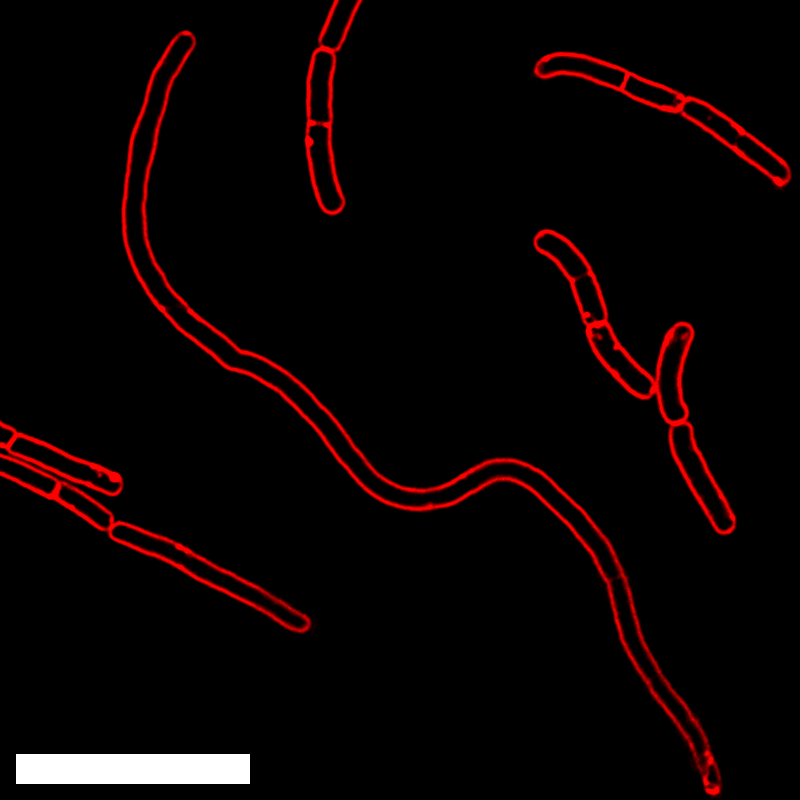
#> input picture Figure2/Color_images/004_Lb_Priestia_megaterium_QMB1551_13.png, 800 x 800 px, given in place of 004_Lb_Priestia_megaterium_QMB1551_13.tif, which was not available
$ jupyter execute --allow-errors FigS15_measurements.ipynb   (shell and % lines are left out)   (text cells are left out)
#> lines starting #> are read from the running program, lines starting #| are printed output that depends on the picture; pictures that were not available may be replaced by others from this repository, and a replacement may not be noted
[cell 1]
# Array and data functions
import numpy as np
from glob import glob
import pandas as pd

# Plotting
from matplotlib import pyplot as plt
import matplotlib as mpl
import matplotlib.patches as patches
import seaborn as sns

# Measuring
from skimage import io
from skimage.morphology import binary_erosion, binary_dilation, skeletonize, medial_axis
from scipy.ndimage import distance_transform_edt, binary_fill_holes
from MEDUSSA.measure import SkeletonMeasure, SizeDataFrame, SingleCellLister

from scipy.stats import mode, f_oneway, levene, kruskal

from tqdm import tqdm

import warnings
warnings.filterwarnings('ignore')

[cell 2]
# [78 lines left out: function SizeDataFrameMedax, not called in this run]

[cell 3]
### Skeleton vs medial axis

cell = (io.imread('/Users/reyesmatte/Desktop/MEDUSSA_paper/FigS15/004_Lb_Priestia_megaterium_QMB1551_13.tif'))[700:1500,250:1000]
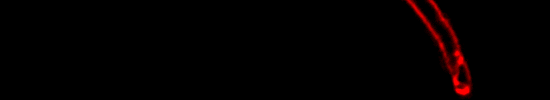
#> cell: shape (100, 550, 3); mean R, G, B 3.8, 0, 0

mask = (io.imread('/Users/reyesmatte/Desktop/MEDUSSA_paper/FigS15/004_Lb_Priestia_megaterium_QMB1551_13_Labels.tif') == 33)[700:1500,250:1000]
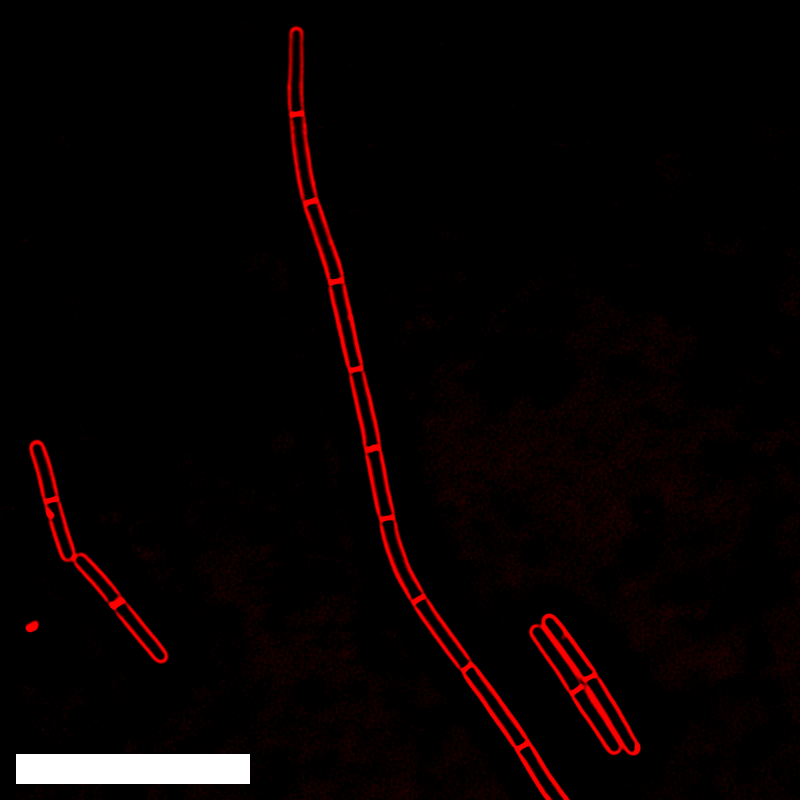
#> input picture Figure2/Color_images/001_BsubtilismVenus_004.png, 800 x 800 px, given in place of 004_Lb_Priestia_megaterium_QMB1551_13_Labels.tif, which was not available

img_ = binary_dilation(binary_erosion(mask))
#> img_: shape (100, 550, 3) bool; every value is 0

dilated = binary_dilation(binary_dilation(binary_dilation(mask))) > 0
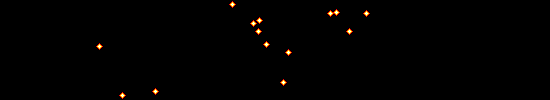
#> dilated: shape (100, 550, 3) bool; mean R, G, B 0.00636, 0.00331, 0.00127
cell = cell*dilated

## Compute the skeleton and medial axis representations, as well as the distance transform of the mask
skel = skeletonize(img_)
#> (the rest of this cell did not finish here and is left out)
